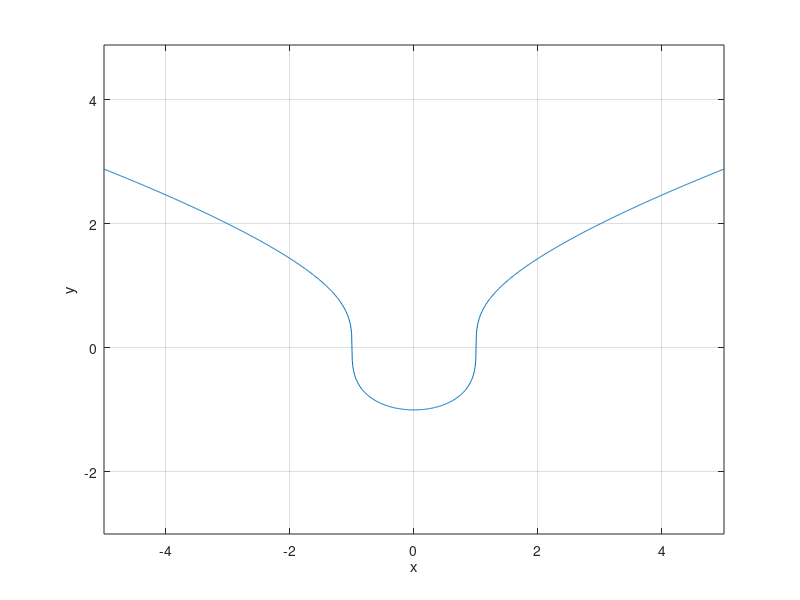

Reproduce this figure in MATLAB.
%% Uppgift 7
% Undersök om det finns punkter med horisontell tangens eller saknar tangens
% till funktionen
%
% $$ y = ({x^2 - 1)^{1/3} $$
x = linspace(-5, 5, 1000);
y = @(x) nthroot((x.^2 - 1), 3);

figure;
plot(x, y(x));
xlabel('x');
ylabel('y');
grid on;
axis equal;
%%
% Här ser vi att om det kan finnas en horisontell tangens runt $x = 0$, vi kan
% dubbelkolla.
% 
% $$ y'(0) = \frac{2x}{3(x^2 - 1)^{2/3}} $$
%
% Om vi sätter in $x = 0$ så får vi att $y' = 0$.
%
% Vi ser också att det kan finnas vertikal tangens runt $x = 1$ och $x = -1$. Så
% om vi sätter in de x-värdena
%
% $$ y'(-1) = \frac{2 \cdot (-1)}{3((-1)^2 - 1)^{2/3}} = \frac{-2}{3(1 - 1)^{2/3}} =
% \frac{-2}{3(0)^{2/3}} = -\infty $$
%
% $$ y'(1) = \frac{2 \cdot 1}{3(1^2 - 1)^{2/3}} = \frac{2}{3(1 - 1)^{2/3}} =
% \frac{-2}{3(0)^{2/3}} = \infty $$
